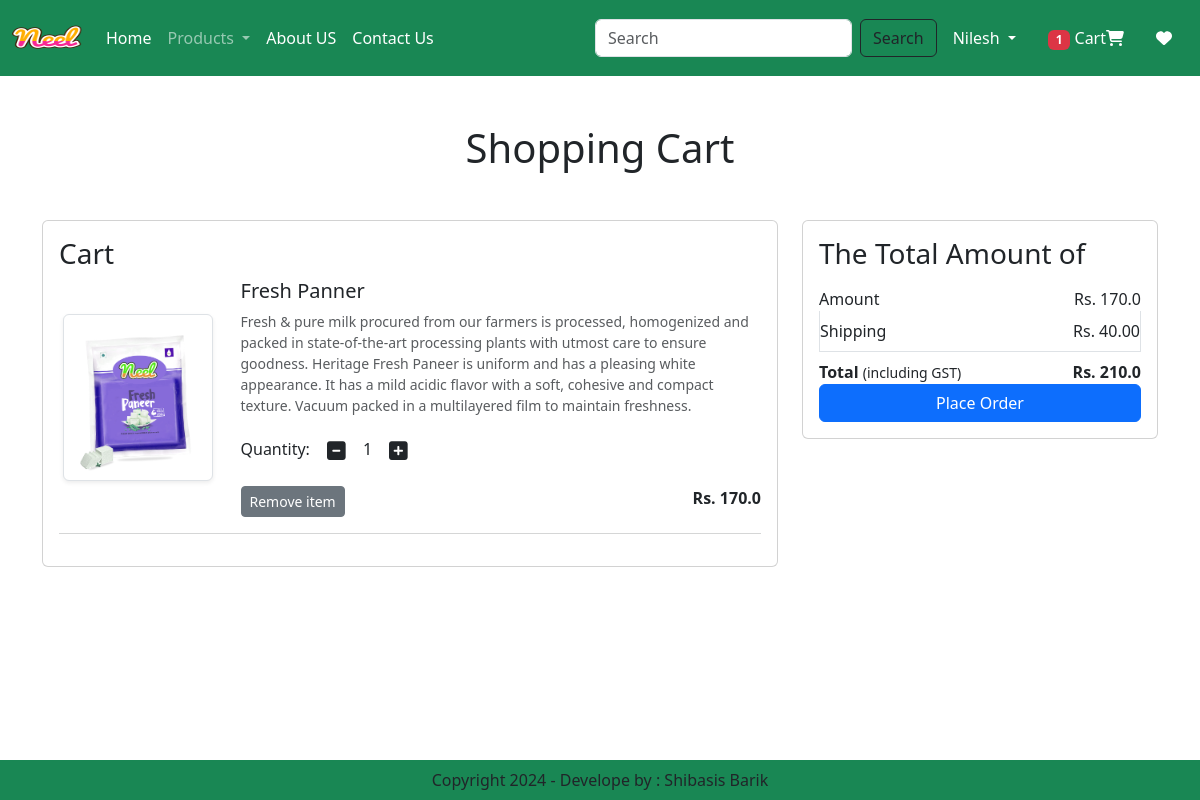
Screenshot of /cart/ (signed in) with the database file from the repository.
### app/models.py (models this page shows, shortened)
class Cart(models.Model):
    user = models.ForeignKey(User,on_delete=models.CASCADE)
    product = models.ForeignKey(Product,on_delete=models.CASCADE)
    quantity = models.PositiveIntegerField(default=1)

class Product(models.Model):
    title = models.CharField(max_length=100)
    selling_price = models.FloatField()
    discounted_price = models.FloatField()
    description = models.TextField()
    composition = models.TextField(default='')
    prodapp =  models.TextField(default='')
    category = models.CharField(choices=CATEGORY_CHOICES, max_length=2)
    product_image = models.ImageField(upload_to='product')

### app/views.py (the view)
# urls.py: path('cart/', views.show_cart, name = 'showcart'),
@login_required
def show_cart(request):
    user = request.user
    cart = Cart.objects.filter(user=user)
    amount = 0
    for p in cart:
        value = p.quantity * p.product.discounted_price
        amount = amount + value
    totalamount = amount + 40
    totalitem = 0
    wishitem = 0
    if request.user.is_authenticated:
        totalitem = len(Cart.objects.filter(user=request.user))
        wishitem = len(Wishlist.objects.filter(user=request.user))
    return render(request, 'app/addtocart.html', locals())

### app/templates/app/addtocart.html (shortened to what this page needs)
{% extends "app/base.html" %}
{% load static %}
{% block main-content %}
    <div class="container my-5">
        <div class="row">
            {% if cart %}
                <h1 class="text-center mb-5">Shopping Cart</h1>
                <div class="col-sm-8">
                <div class="card">
                    <div class="card-body">
                        <h3>Cart</h3>
                        {% for item in cart %}
                            <div class="row">
                                <div class="col-sm-3 text-center align-self-center"><img src="{{ item.product.product_image.url }}" alt="" srcset="" class="img-fluid img-thumbnail shadow-sm" height="150" width="150"></div>
                                <div class="col-sm-9">
                                    <div>
                                        <h5>{{ item.product.title }}</h5>
                                        <p class="mb-2 text-muted small">{{ item.product.description }}</p>
                                        <div class="my-3">
                                            <label for="quantity">Quantity:</label>
                                            <a class="minus-cart btn" pid={{item.product.id}} ><i class="fa fa-minus-square fa-lg"></i></a>
                                            <span id="quantity">{{ item.quantity }}</span>
                                            <a class="plus-cart btn" pid={{item.product.id}} ><i class="fa fa-plus-square fa-lg"></i></a>
                                        </div>
                                        <div class="d-flex justify-content-between">
                                            <a href="#" class="remove-cart btn btn-sm btn-secondary mr-3" pid={{item.product.id}}>Remove item</a>
                                            <p class="mb-0"><span><strong>Rs. {{item.product.discounted_price}}</strong></span></p>
                                        </div>
                                    </div>
                                </div>
                            </div>
                            <hr class="text-muted">
                        {% endfor %}
                    </div>
                </div>
            </div>
            <div class="col-sm-4">
                <div class="card">
                    <div class="card-body">
                        <h3>The Total Amount of</h3>
                        <ul class="list-group">
                            <li class="list-group-item d-flex justify-content-between align-items-center border-0 px-0 pb-0">Amount<span id="amount">Rs. {{amount}}</span></li>
                            <li class="list-group-item d-flex justify-content-between align-items-center px-0">Shipping<span>Rs. 40.00</span></li>
                            <li class="list-group-item d-flex justify-content-between align-items-center border-0 px-0 pb-0">
                                <div>
                                    <strong>Total</strong> <small>(including GST)</small>
                                </div>
                                <span id="totalamount"><strong>Rs. {{totalamount}}</strong></span>
                            </li>
                        </ul>
                        <div class="d-grid"><a href="{% url 'checkout' %}" class="btn btn-primary">Place Order</a></div>
                    </div>
                </div>
            </div>
            {% else %}
                <h1 class="text-center mb-5">Cart is Empty</h1>
            {% endif %}
        </div>
    </div>
{% endblock main-content %}

### rows the page displays
Cart: product.product_image (picture), product "Fresh Panner", product.description "Fresh & pure milk procured from our farmers is processed, homogenized and packed in state-of-the-art processing plants with utmost care to ensure goodness. Heritage Fresh Paneer is uniform and has a pleasing white appearance. It has a mild acidic flavor with a soft, cohesive and compact texture. Vacuum packed in a multilayered film to maintain freshness.", quantity "1", product.discounted_price "170.0"

### other values shown
{{ totalitem }} "1"
{{ amount }} "170.0"
{{ totalamount }} "210.0"
